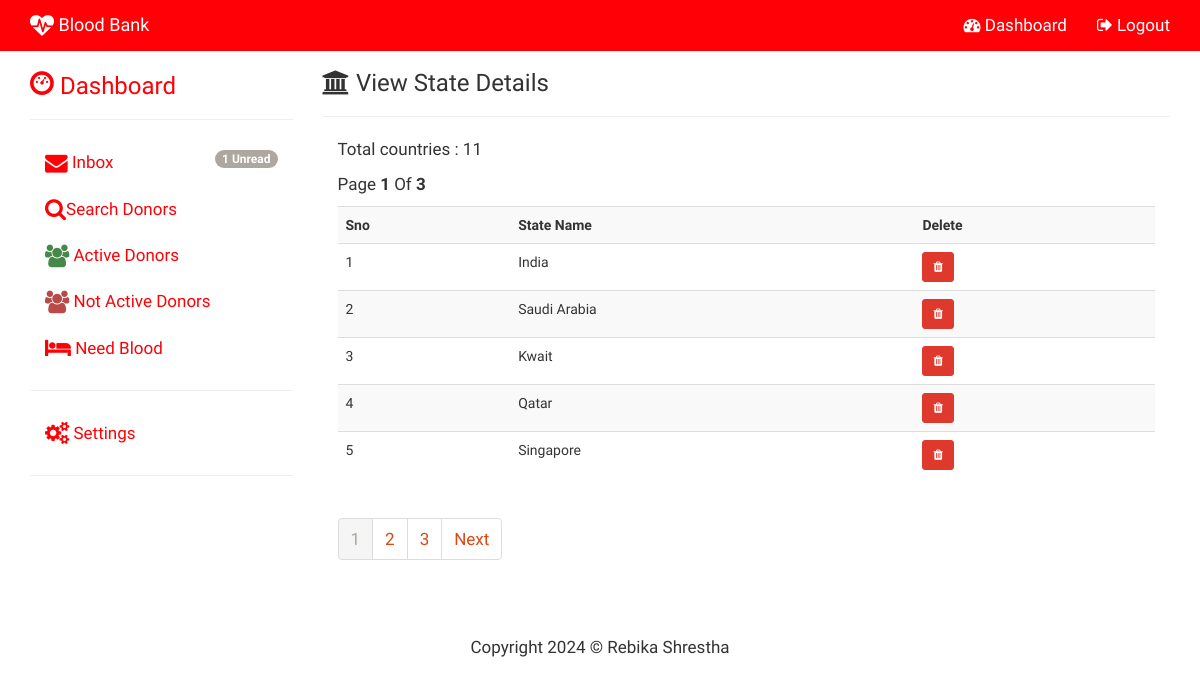
/admin_view_country.php (signed in), run on an earlier commit of the app's database.
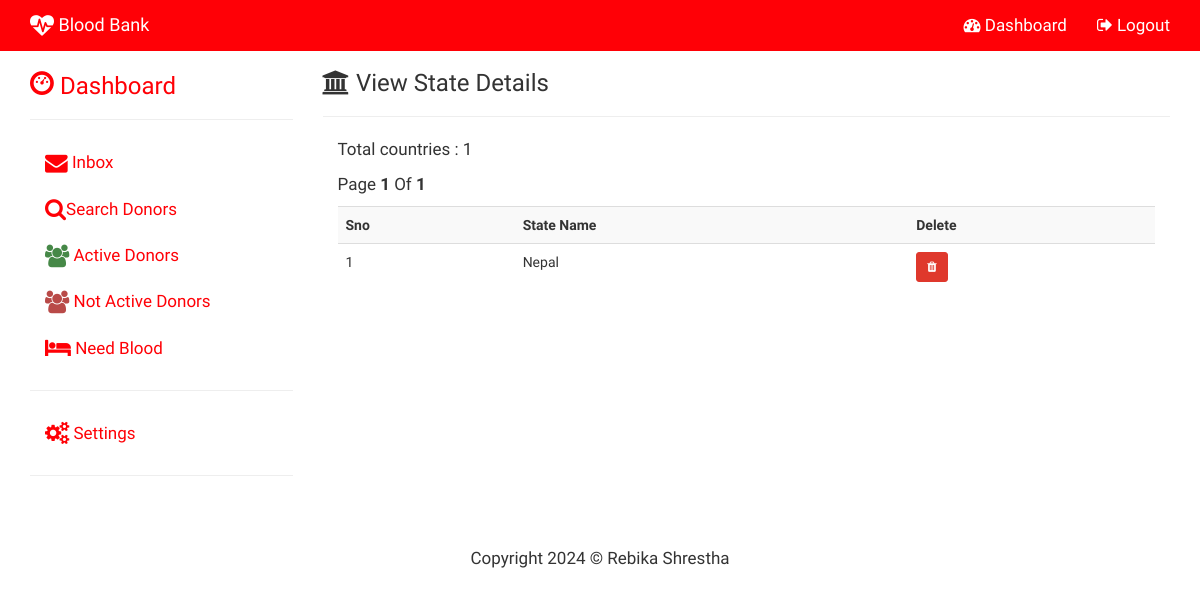
And on a later commit of the database.
### tables this page shows
CREATE TABLE `country` (
  `COUNTRY_ID` int(11) NOT NULL,
  `COUNTRY_NAME` varchar(150) NOT NULL
);

### admin_view_country.php (the view, shortened to what this page needs)
<?php
include("config/config.php");
 $sql="SELECT * FROM country";
$result=$con->query($sql);
$rows=$result->num_rows;
$page_rows=5;
$last=ceil($rows/$page_rows);
$pagenum=1;
$limit='LIMIT '.($pagenum-1)*$page_rows.','.$page_rows;
$sql="SELECT * FROM country  $limit ";
 $textline1="Total countries : $rows";
 $textline2="Page  <b>$pagenum</b> Of <b>$last</b>";
 $paginationctrls='<ul class="pagination">';
 if($last!=1)
 {
	 $paginationctrls.='<li class="active" 	><a href="#"  >'.$pagenum.'</a></li> ';
	 for($i=$pagenum+1;$i<=$last;$i++)
	 {
		 $paginationctrls.='<li><a href="'.$_SERVER['PHP_SELF'].'?pn='.$i.'">'.$i.'</a> </li>';
	 }
	 if($pagenum!=$last)
	 {
		 $next=$pagenum+1;
		 $paginationctrls.='<li><a href="'.$_SERVER['PHP_SELF'].'?pn='.$next.'">Next</a></li></ul>';
	 }
 }
 $list='';
 $result=$con->query($sql);
						if($result->num_rows>0)
						{
								$list.= "<table class='table table-striped' >";
									$list.= "<tr>
											<th>Sno</th>
											<th>State Name</th>
											<th>Delete</th>
										</tr>";
										$i=0;
										while($row=$result->fetch_assoc())
										{
											$i++;
											$list.="<tr>";
												$list.= "<td>$i</td>";
												$list.= "<td>".$row["COUNTRY_NAME"]."</td>";
												$list.= "<td><a href='admin_del_country.php?id=".$row["COUNTRY_ID"]."' class='btn btn-danger btn-sm'><i class='fa fa-trash'></i></a></td>";
											$list.="</tr>";
										}
								$list.= "</table>";
						}
?>
<!DOCTYPE html>
<html lang="en">
	<head>
			<?php include("admin_head.php");?>
	</head>
	<body>
<?php include("admin_topnav.php"); ?>
<div class="container">
	<div class="row">
		<div class="col-sm-3">
			<?php include("admin_side_nav.php");?>
		</div>
		<div class="col-sm-9" >
			<h3><i class="fa fa-bank"></i> View State Details </h3><hr>
				<div class="col-md-12">
				<p><?php echo $textline1; ?></p>
				<p><?php echo $textline2; ?></p>
				<?php echo $list; ?>
				<?php echo $paginationctrls; ?>
				</div>
			</div>
		</div>
	</div>
	 <?php include("admin_footer.php"); ?>
	</body>
</html>

### admin_side_nav.php (shortened to what this page needs)
<?php
$sql = "SELECT * FROM messages WHERE STATUS=1";
$result = $con->query($sql);
$n = $result->num_rows;
if ($n != 0) {
	$mes = '<span class="badge pull-right">' . $n . ' Unread</span>';
} else {
	$mes = "";
}
?>
<h3 class="text-primary">
	<i class="glyphicon glyphicon-dashboard"></i> Dashboard
</h3>
<hr>
<ul class="nav nav-stacked">
	<li><a href="admin_inbox.php"><i class="fa fa-envelope fa-lg"></i> Inbox <?php echo $mes; ?></a></li>
	<li><a href="admin_donor.php"><i class="fa fa-search fa-lg"></i>Search Donors</a></li>
	<li><a href="admin_adonor.php"><i class="fa fa-users fa-lg text-success"></i> Active Donors</a></li>
	<li><a href="admin_ndonor.php"><i class="fa fa-users fa-lg text-danger"></i> Not Active Donors</a></li>
	<li><a href="admin_need_blood.php"><i class="fa fa-bed fa-lg"></i> Need Blood</a></li>
	<hr>
	<li><a href="#add" data-toggle="collapse"><i class="fa fa-cogs fa-lg"></i> Settings</a></li>
</ul>
<hr>

What changed in the data, as far as the page shows it:
removed country: COUNTRY_NAME "India"
removed country: COUNTRY_NAME "Saudi Arabia"
removed country: COUNTRY_NAME "Kwait"
removed country: COUNTRY_NAME "Qatar"
removed country: COUNTRY_NAME "Singapore"
now on this page (row unchanged): country: COUNTRY_NAME "Nepal"
Also different on the page:
$textline1: "Total countries : 11" → "Total countries : 1"
$last: "3" → "1"
$n: "1" → (not shown)
$pagenum: "1" → (not shown)
text no longer shown: "Unread Next"
list line gone: "2"
list line gone: "3"
